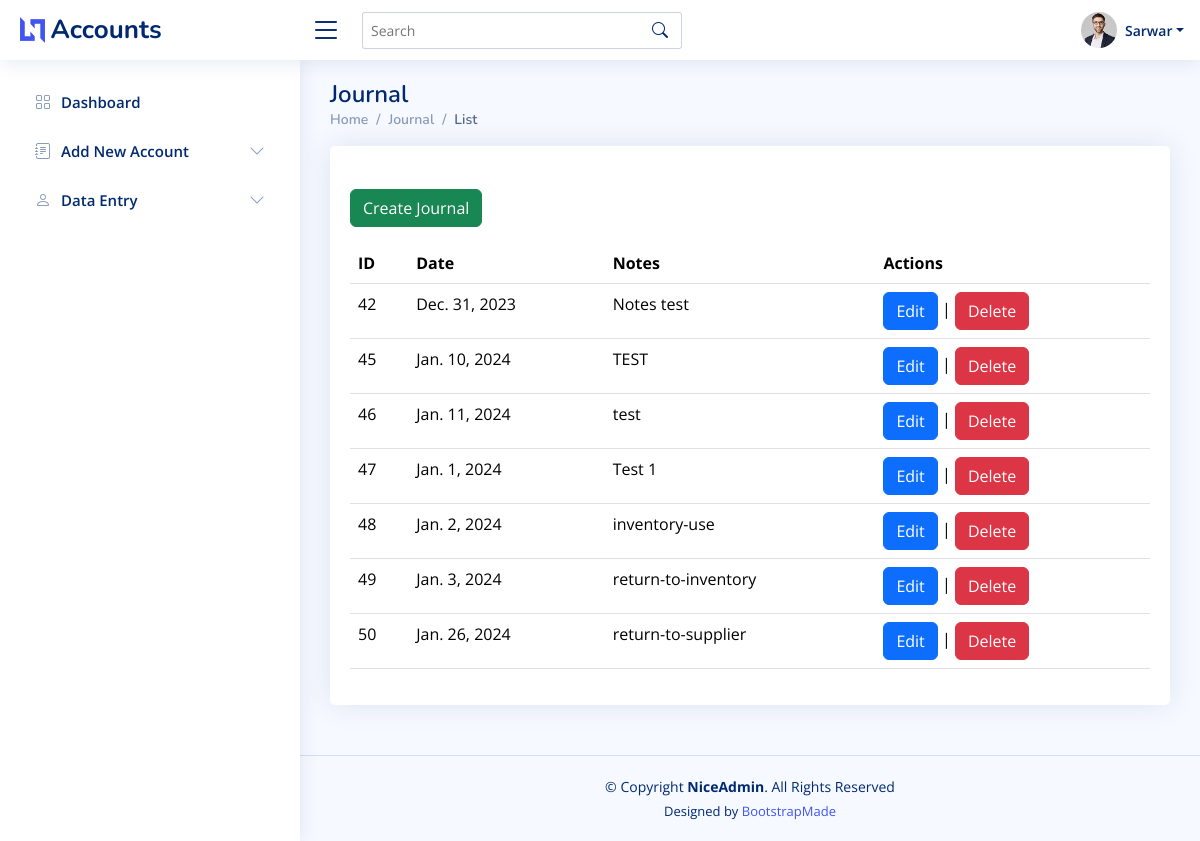
/transactions/list (signed in), run on the app's committed database.
### apps/users/models.py (models this page shows, shortened)
class CustomUser(AbstractUser):
    company = models.ForeignKey(Company, on_delete=models.CASCADE, blank=True, null=True, related_name='users')
    company_branch = models.ForeignKey(CompanyBranch, on_delete=models.CASCADE, blank=True, null=True,
                                       related_name='users')
    mobile = models.CharField(max_length=20, blank=True, null=True)
    address = models.TextField(blank=True, null=True)
    objects = CustomUserManager()

### apps/journal/models.py (models this page shows)
class Document(models.Model):
    doc_id = models.AutoField(primary_key=True)
    date = models.DateField(null=False)
    notes = models.TextField(null=True)
    name = models.CharField(null=True, max_length=150)
    company_id = models.ForeignKey(Company, on_delete=models.CASCADE, null=True)
    company_branch = models.ForeignKey(CompanyBranch, on_delete=models.CASCADE, null=True)
    created_by = models.ForeignKey(settings.AUTH_USER_MODEL, on_delete=models.CASCADE,
                                   related_name='created_docs', null=True)
    updated_by = models.ForeignKey(settings.AUTH_USER_MODEL, on_delete=models.CASCADE,
                                   related_name='updated_docs', null=True)
    def __str__(self):
        return f"{self.doc_id}"

### accounting/authentication_decorators.py (the view)
    def wrapped_view(request, *args, **kwargs):
        if not request.user.is_authenticated:
            return redirect('login')  # Replace 'login' with the name of your login URL
        return view_func(request, *args, **kwargs)

### apps/journal/views.py (called while the page is built)
@authentication_required
def transaction_list(request):
    user = request.user
    user_company_id = user.company
    user_company_branch = user.company_branch
    transactions = Transaction.objects.filter(company_id=user_company_id, company_branch=user_company_branch)
    documents = Document.objects.filter(company_id=user_company_id, company_branch=user_company_branch)
    print(documents)
    context = {
        'first_name': user.first_name,
        'last_name': user.last_name,
        'company': user_company_id,
        'company_branch': user_company_branch,
        'transactions': transactions,
        'documents': documents
    }
    return render(request, 'journal/transaction_list.html', {'context': context})

### templates/journal/transaction_list.html (shortened to what this page needs)
{% extends 'base.html' %}
{% block content %}
    <main id="main" class="main">
        <div class="pagetitle">
            <h1>Journal</h1>
            <nav>
                <ol class="breadcrumb">
                    <li class="breadcrumb-item"><a href="{% url 'dashboard' %}">Home</a></li>
                    <li class="breadcrumb-item">Journal</li>
                    <li class="breadcrumb-item active">List</li>
                </ol>
            </nav>
        </div>
        <section class="section">
            <div class="row">
                <div class="col-lg-12">
                    <div class="card">
                        <div class="card-body">
                            <h5 class="card-title"></h5>
                            <div class="text-start mb-3">
                                <a class="btn btn-success" href="{% url 'create-transaction' %}">Create Journal</a>
                            </div>
                            <table class="display table datatable">
                                <thead>
                                <tr>
                                    <th>ID</th>
                                    <th>Date</th>
                                    <th>Notes</th>
                                    <th>Actions</th>
                                </tr>
                                </thead>
                                <tbody>
                                {% for document in context.documents %}
                                    <tr>
                                        <td>{{ document.doc_id }}</td>
                                        <td>{{ document.date }}</td>
                                        <td>{{ document.notes }}</td>
                                        <td>
                                            <a class="btn btn-primary"
                                               href="{% url 'update-transaction' document.doc_id %}">Edit</a> |
                                            <a class="btn btn-danger"
                                               href="{% url 'delete-transaction' document.doc_id %}">Delete</a>
                                        </td>
                                    </tr>
                                {% endfor %}
                                </tbody>
                            </table>
                        </div>
                    </div>
                </div>
            </div>
        </section>
    </main>
{% endblock %}

### templates/static/header.html (shortened to what this page needs)
{% load static %}
<header id="header" class="header fixed-top d-flex align-items-center">
    <div class="d-flex align-items-center justify-content-between">
        <a href="index.html" class="logo d-flex align-items-center">
            <img src="{% static 'assets/img/logo.png' %}" alt="">
            <span class="d-none d-lg-block">Accounts</span>
        </a>
        <i class="bi bi-list toggle-sidebar-btn"></i>
    </div>
    <div class="search-bar">
        <form class="search-form d-flex align-items-center" method="POST" action="#">
            <input type="text" name="query" placeholder="Search" title="Enter search keyword">
            <button type="submit" title="Search"><i class="bi bi-search"></i></button>
        </form>
    </div>
    <nav class="header-nav ms-auto">
        <ul class="d-flex align-items-center">
            <li class="nav-item dropdown pe-3">
                <a class="nav-link nav-profile d-flex align-items-center pe-0" href="#" data-bs-toggle="dropdown">
                    <img src="{% static 'assets/img/profile-img.jpg' %}" alt="Profile" class="rounded-circle">
                    <span class="d-none d-md-block dropdown-toggle ps-2">{{ context.first_name }}</span>
                </a>
            </li>
        </ul>
    </nav>
</header>

### static/assets/css/style.css (style rules this page uses)
:root { scroll-behavior: smooth; }
body { font-family: "Open Sans", sans-serif; background: #f6f9ff; color: #444444; }
a { color: #4154f1; text-decoration: none; }
h1, h2, h3, h4, h5, h6 { font-family: "Nunito", sans-serif; }
#main { margin-top: 60px; padding: 20px 30px; transition: all 0.3s; }
.pagetitle { margin-bottom: 10px; }
.pagetitle h1 { font-size: 24px; margin-bottom: 0; font-weight: 600; color: #012970; }
.card { margin-bottom: 30px; border: none; border-radius: 5px; box-shadow: 0px 0 30px rgba(1, 41, 112, 0.1); }
.card-title { padding: 20px 0 15px 0; font-size: 18px; font-weight: 500; color: #012970; font-family: "Poppins", sans-serif; }
.card-body { padding: 0 20px 20px 20px; }
.breadcrumb { font-size: 14px; font-family: "Nunito", sans-serif; color: #899bbd; font-weight: 600; }
.breadcrumb a { color: #899bbd; transition: 0.3s; }
.breadcrumb .breadcrumb-item::before { color: #899bbd; }
.breadcrumb .active { color: #51678f; font-weight: 600; }
.logo { line-height: 1; }
@media (min-width: 1200px) { .logo { width: 280px; } }
.logo img { max-height: 26px; margin-right: 6px; }
.logo span { font-size: 26px; font-weight: 700; color: #012970; font-family: "Nunito", sans-serif; }
.header { transition: all 0.5s; z-index: 997; height: 60px; box-shadow: 0px 2px 20px rgba(1, 41, 112, 0.1); background-color: #fff; padding-left: 20px; }
.header .toggle-sidebar-btn { font-size: 32px; padding-left: 10px; cursor: pointer; color: #012970; }
.header .search-bar { min-width: 360px; padding: 0 20px; }
.header .search-form { width: 100%; }
.header .search-form input { border: 0; font-size: 14px; color: #012970; border: 1px solid rgba(1, 41, 112, 0.2); padding: 7px 38px 7px 8px; border-radius: 3px; transition: 0.3s; width: 100%; }
.header .search-form button { border: 0; padding: 0; margin-left: -30px; background: none; }
.header .search-form button i { color: #012970; }
.header-nav ul { list-style: none; }
.header-nav>ul { margin: 0; padding: 0; }
.header-nav .nav-profile { color: #012970; }
.header-nav .nav-profile img { max-height: 36px; }
.header-nav .nav-profile span { font-size: 14px; font-weight: 600; }
@media (min-width: 1200px) { #main, #footer { margin-left: 300px; } }

### data on the page
CustomUser: first_name "Sarwar"
Document: doc_id "42", date "Dec. 31, 2023", notes "Notes test"
Document: doc_id "45", date "Jan. 10, 2024", notes "TEST"
Document: doc_id "46", date "Jan. 11, 2024", notes "test"
Document: doc_id "47", date "Jan. 1, 2024", notes "Test 1"
Document: doc_id "48", date "Jan. 2, 2024", notes "inventory-use"
Document: doc_id "49", date "Jan. 3, 2024", notes "return-to-inventory"
Document: doc_id "50", date "Jan. 26, 2024", notes "return-to-supplier"
